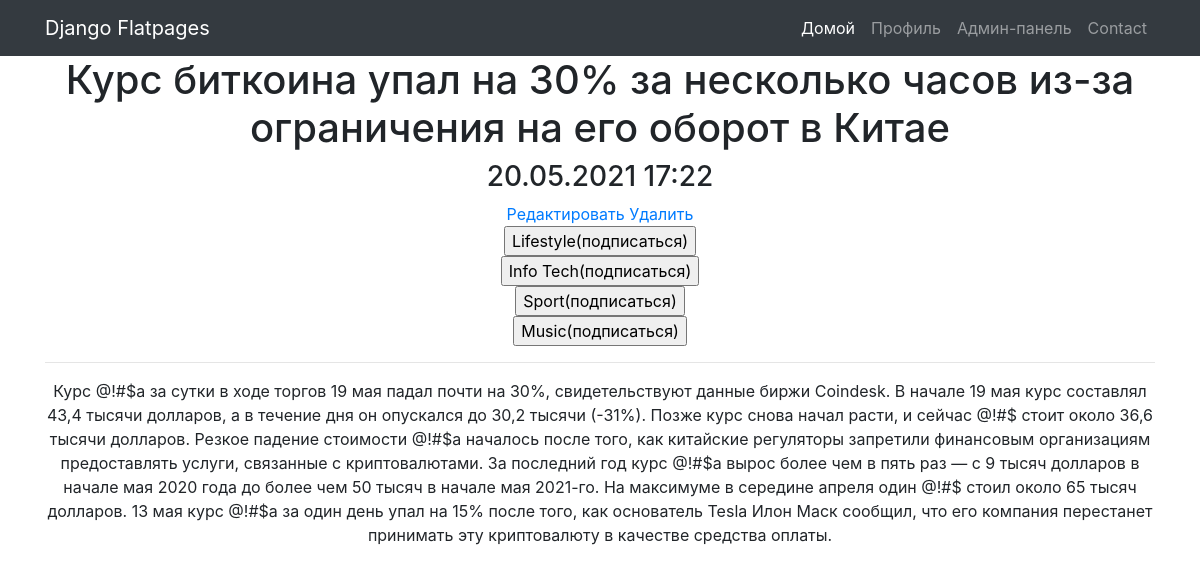
Screenshot of /news/4/ with the database file from the repository.
### news/models.py (models this page shows, shortened)
class Post(models.Model):
    article = 'AR'
    news = 'NE'
    CHOICES = [
        (article, 'Статья'),
        (news, 'Новость'),
    ]
    author = models.ForeignKey(Author, on_delete=models.CASCADE)
    type = models.CharField(max_length=2, choices=CHOICES, default=news)
    time = models.DateTimeField(auto_now_add=True)
    category = models.ManyToManyField(Category, through='PostCategory')
    header = models.CharField(max_length=500)
    text = models.TextField()
    post_rating = models.IntegerField(default=0)

class Category(models.Model):
    name_category = models.CharField(max_length=100, unique=True)
    subscriber = models.ManyToManyField(User, blank=True)
    def __str__(self):
        return f"{self.name_category}"

### news/views.py (the view)
# urls.py: path('<int:pk>/', PostDetail.as_view(), name='post_detail'),
class PostDetail(DetailView):
    model = Post
    template_name = 'news/post_detail.html'
    context_object_name = 'post'
    def get_context_data(self, **kwargs):
        context = super().get_context_data(**kwargs)
        context['time'] = datetime.utcnow()
        context['categories'] = Category.objects.filter(post=self.kwargs.get('pk'))
        if self.request.user.is_authenticated:
            context['subscribers_list'] = [i['pk'] for i in self.request.user.category_set.all().values('pk')]
        return context

### news/templatetags/custom_filters.py (called while the page is built)
@register.filter(name='censor')
def censor(some_str):
    cens_str = ''
    for i in some_str.split():
        cens_str = some_str.replace('биткоин', '@!#$')
    return cens_str

### templates/news/post_detail.html (shortened to what this page needs)
{% extends 'default.html' %}
{% load custom_filters %}
{% block content %}
<h1>{{ post.header }}</h1>
<h3>{{ post.time|date:'d.m.Y H:i' }}</h3>
<a href="{% url 'post_edit' post.id %}">Редактировать</a>
<a href="{% url 'post_delete' post.id %}">Удалить</a><br>
{% for category in categories %}
    {% if category.pk in subscribers_list %}
        <button>{{ category }}</button>
    {% else %}
        <form method="post" action="{% url 'subscribe' category.pk %}">
            <input type="submit" value="{{ category }}(подписаться)">
        </form>
    {% endif %}
{% endfor %}
<hr>
{{ post.text|censor }}
{% endblock content %}

### rows the page displays
Post: header "Курс биткоина упал на 30% за несколько часов из-за ограничения на его оборот в Китае", time "20.05.2021 17:22", text|censor "Курс @!#$а за сутки в ходе торгов 19 мая падал почти на 30%, свидетельствуют данные биржи Coindesk. В начале 19 мая курс составлял 43,4 тысячи долларов, а в течение дня он опускался до 30,2 тысячи (-31%). Позже курс снова начал расти, и сейчас @!#$ стоит около 36,6 тысячи долларов. Резкое падение стоимости @!#$а началось после того, как китайские регуляторы запретили финансовым организациям предоставлять услуги, связанные с криптовалютами. За последний год курс @!#$а вырос более чем в пять раз — с 9 тысяч долларов в начале мая 2020 года до более чем 50 тысяч в начале мая 2021-го. На максимуме в середине апреля один @!#$ стоил около 65 тысяч долларов. 13 мая курс @!#$а за один день упал на…"
Category: name_category "Lifestyle(подписаться)"
Category: name_category "Info Tech(подписаться)"
Category: name_category "Sport(подписаться)"
Category: name_category "Music(подписаться)"
